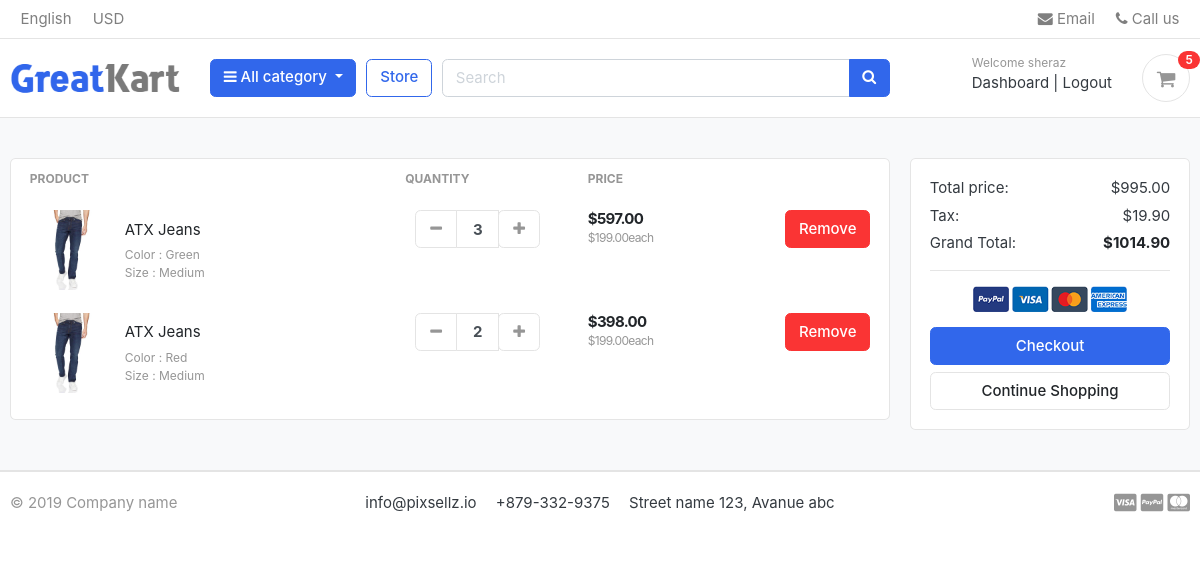
Screenshot of /cart/ (signed in) with the database file from the repository.
### accounts/models.py (models this page shows, shortened)
class Account(AbstractBaseUser):
    first_name      = models.CharField(max_length=50)
    last_name       = models.CharField(max_length=50)
    username        = models.CharField(max_length=50, unique=True)
    email           = models.EmailField(max_length=100, unique=True)
    phone_number    = models.CharField(max_length=50)
    date_joined     = models.DateTimeField(auto_now_add=True)
    last_login      = models.DateTimeField(auto_now=True)
    is_admin        = models.BooleanField(default=False)
    is_staff        = models.BooleanField(default=False)
    is_active       = models.BooleanField(default=True)
    is_superadmin   = models.BooleanField(default=False)
    USERNAME_FIELD = 'email'
    REQUIRED_FIELDS = ['username', 'first_name', 'last_name']
    objects = AccountManager()

### carts/models.py (models this page shows, shortened)
class CartItem(models.Model):
    user = models.ForeignKey(Account, on_delete=models.CASCADE, null=True, blank=True)
    product = models.ForeignKey(Product,on_delete=models.CASCADE)
    variations = models.ManyToManyField(Variation,blank=True)
    cart = models.ForeignKey(Cart,on_delete=models.CASCADE, null=True)
    quantity = models.IntegerField()
    is_active = models.BooleanField(default=True)
    def sub_total(self):
        return self.product.price * self.quantity

### store/models.py (models this page shows, shortened)
class Product(models.Model):
    product_name    = models.CharField(max_length=200, unique=True)
    slug            = models.SlugField(max_length=200, unique=True)
    description     = models.TextField(max_length=500, blank=True)
    price           = models.DecimalField(max_digits=10, decimal_places=2)
    image           = models.ImageField(upload_to='photos/products')
    stock           = models.PositiveIntegerField()
    is_available    = models.BooleanField(default=True)
    category        = models.ForeignKey(Category, on_delete=models.CASCADE, related_name='products')
    created_date    = models.DateTimeField(auto_now_add=True)
    modified_date   = models.DateTimeField(auto_now=True)
    def get_url(self):
        return reverse('product_detail',args=[self.category.slug,self.slug])

class Variation(models.Model):
    product            = models.ForeignKey(Product,on_delete=models.CASCADE)
    variation_category = models.CharField(max_length=100,choices=variation_category_choice)
    variation_value    = models.CharField(max_length=100)
    is_active          = models.BooleanField(default=True)
    created_date       = models.DateTimeField(auto_now=True)
    objects = VariationManagar()

### carts/views.py (the view)
# urls.py: path('cart/',include('carts.urls')),
def cart(request, total=0, quantity=0, cart_items=None):
    try:
        tax = 0
        grand_total = 0
        if request.user.is_authenticated:
            cart_items = CartItem.objects.filter(user=request.user, is_active=True)
        else:
            cart = Cart.objects.get(cart_id=_cart_id(request))
            cart_items = CartItem.objects.filter(cart=cart, is_active=True)
        for cart_item in cart_items:
            total += cart_item.product.price * cart_item.quantity
            quantity += cart_item.quantity
        tax = (2 * total) / 100
        grand_total = total + tax
    except ObjectDoesNotExist:
        pass
    context = {
        "total": total,
        "quantity": quantity,
        "cart_items": cart_items,
        "tax": tax,
        "grand_total": grand_total
    }
    return render(request, 'store/cart.html', context)

### carts/context_processers.py (called while the page is built)
def counter(request):
    cart_count = 0
    if 'admin' in request.path:
        return {}
    else:
        try:
            cart = Cart.objects.filter(cart_id = _cart_id(request))
            if request.user.is_authenticated:
                cart_items = CartItem.objects.all().filter(user=request.user)
            else:
                cart_items = CartItem.objects.all().filter(cart=cart[:1])
            for cart_item in cart_items:
                cart_count += cart_item.quantity
        except Cart.DoesNotExist:
            cart_count = 0
    return dict(cart_count=cart_count)

### carts/views.py (called while the page is built)
def _cart_id(request):
    cart = request.session.session_key
    if not cart:
        request.session.create()
        cart = request.session.session_key
    return cart

### category/context_processers.py (called while the page is built)
def menu_links(request):
    links = Category.objects.all()
    return dict(links= links)

### category/models.py (called while the page is built)
    def get_url(self):
        return reverse('products_by_category',args=[self.slug])

### templates/store/cart.html (shortened to what this page needs)
{% extends "base.html" %}
{% load static %}
{% block content %}
<section class="section-content padding-y bg">
<div class="container">
{% if not cart_items %}
	<h2 class = "text-center">Your Shopping Cart is empty</h2>
	<br>
	<div class="text-center">
		<a href="{% url "store" %}" class="btn btn-primary">Continue Shopping</a>
	</div>
{% else %}
<div class="row">
	<aside class="col-lg-9">
<div class="card">
<table class="table table-borderless table-shopping-cart">
<thead class="text-muted">
<tr class="small text-uppercase">
  <th scope="col">Product</th>
  <th scope="col" width="120">Quantity</th>
  <th scope="col" width="120">Price</th>
  <th scope="col" class="text-right" width="200"> </th>
</tr>
</thead>
<tbody>
{% for cart_item in cart_items %}
<tr>
	<td>
		<figure class="itemside align-items-center">
			<div class="aside"><img src="{{ cart_item.product.image.url }}" class="img-sm"></div>
			<figcaption class="info">
				<a href="{{ cart_item.product.get_url }}" class="title text-dark">{{ cart_item.product.product_name }}</a>
				<p class="text-muted small">
					{% if cart_item.variations.all %}
						{% for item in cart_item.variations.all %}
							{{ item.variation_category | capfirst }} : {{ item.variation_value | capfirst  }} <br>
						{% endfor %}
					{% endif %}
				</p>
			</figcaption>
		</figure>
	</td>
	<td>
					<div class="col">
						<div class="input-group input-spinner">
							<div class="input-group-prepend">
							<a href = "{% url 'remove_cart' cart_item.product.id cart_item.id %}" class="btn btn-light" type="button" id="button-plus"> <i class="fa fa-minus"></i> </a>
							</div>
							<input type="text" class="form-control"  value="{{ cart_item.quantity }}">
							<div class="input-group-append">
							<form action="{% url 'add_cart' cart_item.product.id %}" method = "POST">
								<button class="btn btn-light" type="submit" id="button-minus"> <i class="fa fa-plus"></i> </button>
							</form>
							</div>
						</div>
					</div>
	</td>
	<td>
		<div class="price-wrap">
			<var class="price">${{ cart_item.sub_total }}</var>
			<small class="text-muted"> ${{ cart_item.product.price }}each </small>
		</div>
	</td>
	<td class="text-right">
	<a href="{% url 'remove_cart_item' cart_item.product.id cart_item.id %}"    onclick="return confirm('Are You Sure You Want To Delete This Item?')"  class="btn btn-danger"> Remove</a>
	</td>
</tr>
{% endfor %}
</tbody>
</table>
</div>
	</aside>
	<aside class="col-lg-3">
		<div class="card">
		<div class="card-body">
			<dl class="dlist-align">
			  <dt>Total price:</dt>
			  <dd class="text-right">${{total}}</dd>
			</dl>
			<dl class="dlist-align">
			  <dt>Tax:</dt>
			  <dd class="text-right"> ${{tax}}</dd>
			</dl>
			<dl class="dlist-align">
			  <dt>Grand Total:</dt>
			  <dd class="text-right text-dark b"><strong>${{grand_total}}</strong></dd>
			</dl>
			<hr>
			<p class="text-center mb-3">
				<img src="{% static "./images/misc/payments.png" %}" height="26">
			</p>
			<a href="{% url "checkout" %}" class="btn btn-primary btn-block"> Checkout </a>
			<a href="{% url "store" %}" class="btn btn-light btn-block">Continue Shopping</a>
		</div>
		</div>
</aside>
</div>
{% endif %}
</div>
</section>
{% endblock content %}

### templates/includes/navbar.html (shortened to what this page needs)
{% load static %}
<header class="section-header">
<nav class="navbar p-md-0 navbar-expand-sm navbar-light border-bottom">
<div class="container">
  <div class="collapse navbar-collapse" id="navbarTop4">
    <ul class="navbar-nav mr-auto">
    	<li class="nav-item dropdown">
		 	<a href="#" class="nav-link">   English </a>
		</li>
		<li class="nav-item dropdown">
			<a href="#" class="nav-link"> USD </a>
		</li>
    </ul>
    <ul class="navbar-nav">
		<li><a href="#" class="nav-link"> <i class="fa fa-envelope"></i> Email </a></li>
		<li><a href="#" class="nav-link"> <i class="fa fa-phone"></i> Call us </a></li>
	</ul>
  </div>
</div>
</nav>
<section class="header-main border-bottom">
	<div class="container">
<div class="row align-items-center">
	<div class="col-lg-2 col-md-3 col-6">
		<a href="{% url 'home' %}" class="brand-wrap">
			<img class="logo" src="{% static "./images/logo.png" %}">
		</a>
	</div>
	<div class="col-lg col-sm col-md col-6 flex-grow-0">
		<div class="category-wrap dropdown d-inline-block float-right">
			<button type="button" class="btn btn-primary dropdown-toggle" data-toggle="dropdown">
				<i class="fa fa-bars"></i> All category
			</button>
		</div>
	</div>
	<a href="{% url 'store' %}" class="btn btn-outline-primary">Store</a>
	<div class="col-lg  col-md-6 col-sm-12 col">
		<form action="{% url "search" %}" class="search" method="GET">
			<div class="input-group w-100">
			    <input type="text" class="form-control" style="width:60%;" placeholder="Search" name="keyword">
			    <div class="input-group-append">
			      <button class="btn btn-primary" type="submit">
			        <i class="fa fa-search"></i>
			      </button>
			    </div>
		    </div>
		</form>
	</div>
	<div class="col-lg-3 col-sm-6 col-8 order-2 order-lg-3">
				<div class="d-flex justify-content-end mb-3 mb-lg-0">
					{% if user.id is None %}
					<div class="widget-header">
						<small class="title text-muted">Welcome guest!</small>
						<div>
							<a href="{% url "login" %}">Sign in</a> <span class="dark-transp"> | </span>
							<a href="{% url "register" %}"> Register</a>
						</div>
					{% else %}
					<div class="widget-header">
						<small class="title text-muted">Welcome {{ user.first_name }}</small>
						<div>
							<a href="{% url "dashboard" %}">Dashboard</a> <span class="dark-transp"> | </span>
							<a href="{% url "logout" %}"> Logout</a>
						</div>
					{% endif %}
					</div>
					<a href="{% url "cart" %}" class="widget-header pl-3 ml-3">
						<div class="icon icon-sm rounded-circle border"><i class="fa fa-shopping-cart"></i></div>
						<span class="badge badge-pill badge-danger notify">{{cart_count}}</span>
					</a>
				</div>
			</div>
</div>
	</div>
</section>
</header>

### static/css/ui.css (style rules this page uses)
html { font-family: "Inter", sans-serif; font-size: 15px; }
.price-wrap { letter-spacing: -0.7px; }
.icon-xs, .icon-sm, .icon-md, .icon-lg { display: inline-block; text-align: center; flex-shrink: 0; flex-grow: 0; }
.icon-sm { width: 48px; height: 48px; line-height: 48px !important; font-size: 20px; }
.img-xs, .img-sm, .img-md, .img-lg { -o-object-fit: cover; object-fit: cover; flex-shrink: 0; flex-grow: 0; }
.img-sm { width: 80px; height: 80px; }
.padding-y { padding-top: 40px; padding-bottom: 40px; }
var { font-style: normal; }
figure { margin-bottom: 0; }
.bg { background-color: #f8f9fa; }
.b { font-weight: 600; }
p:last-child { margin-bottom: 0; }
.header-main { position: relative; padding-top: 1rem; padding-bottom: 1rem; }
.brand-wrap .logo, .navbar-brand .logo { margin-right: 7px; max-height: 42px; display: inline-block; }
.widget-header { display: inline-block; vertical-align: middle; position: relative; }
.widget-header a { color: #343a40; }
.widget-header i { color: #969696; }
.widget-header .title { display: block; }
.widget-header .notify { position: absolute; top: -3px; right: -10px; }
.btn-light { background-color: #fff; border-color: #e4e4e4; }
.btn-light i { color: #969696; }
.itemside { position: relative; display: flex; width: 100%; }
.itemside .aside { position: relative; flex-shrink: 0; }
.itemside .info { padding-left: 15px; padding-right: 7px; }
.itemside p { margin-bottom: 0; }
.itemside .title { display: block; margin-bottom: 5px; color: #212529; }
[class*=dlist-] { margin-bottom: 5px; }
[class*=dlist-] dd { margin-bottom: 0; }
.dlist-align { display: flex; }
.dlist-align dt { width: 150px; word-wrap: break-word; font-weight: normal; }
.dlist-align dd { flex-grow: 1; }
.notify { position: absolute; top: -4px; right: -10px; display: inline-block; padding: 0.25em 0.6em; font-size: 12px; line-height: 1; text-align: center; border-radius: 3rem; color: #fff; background-color: #fa3434; }
.price { font-weight: 600; color: #212529; }
.input-spinner { width: 125px; flex-wrap: nowrap; display: inline-flex; vertical-align: middle; }
.input-spinner input.form-control { text-align: center; max-width: 46px; font-weight: bold; flex-basis: 46px; border-color: #e4e4e4; flex-grow: 0; }
.input-spinner .btn { width: 42px; text-align: center; padding-left: 0.5rem; padding-right: 0.5rem; }
.table-shopping-cart.table td, .table-shopping-cart.table th { padding-left: 1.25rem; padding-right: 1.25rem; }
.table-shopping-cart .price-wrap { line-height: 1.2; }
.table-shopping-cart .price { font-weight: bold; margin-right: 5px; display: block; }

### rows the page displays
Account: first_name "sheraz"
CartItem: product.image (picture), product.product_name "ATX Jeans", quantity "3", sub_total "597.00", product.price "199.00"
Variation: variation_category "Color", variation_value "Green"
Variation: variation_category "Size", variation_value "Medium"
CartItem: product.image (picture), product.product_name "ATX Jeans", quantity "2", sub_total "398.00", product.price "199.00"
Variation: variation_category "Color", variation_value "Red"

### other values shown
{{ cart_count }} "5"
{{ total }} "995.00"
{{ tax }} "19.90"
{{ grand_total }} "1014.90"
